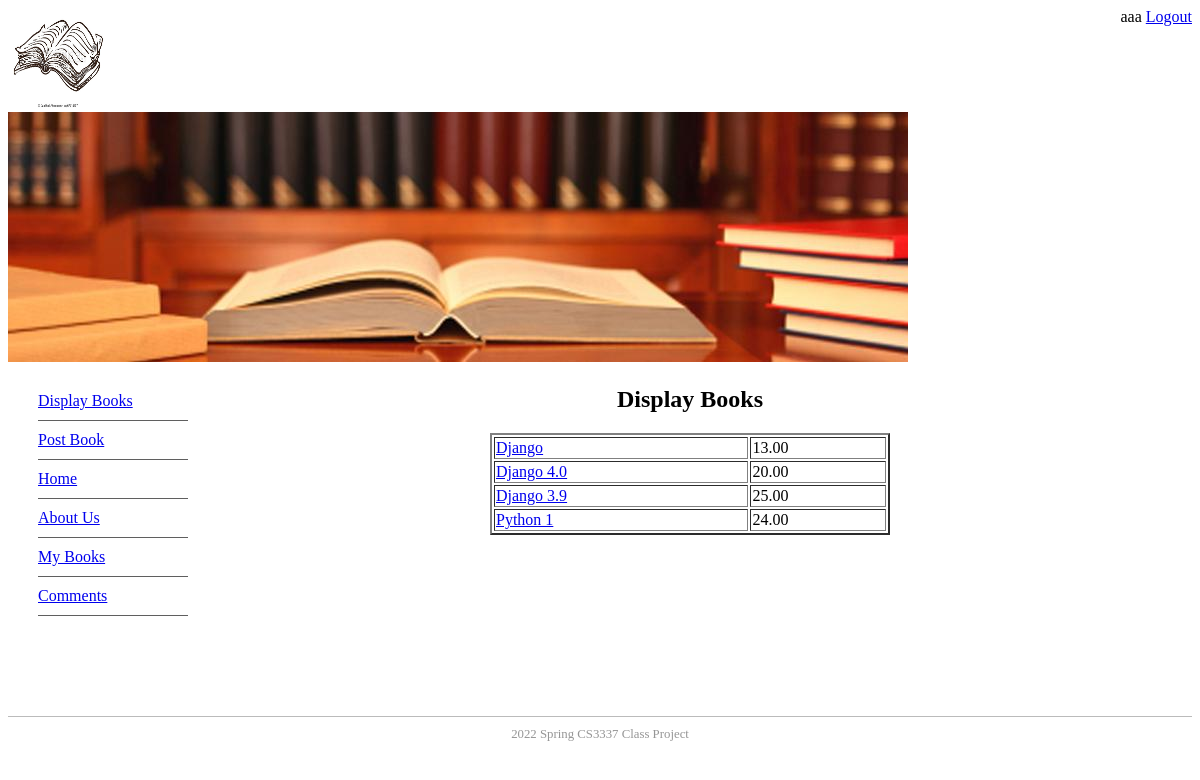
Screenshot of /displaybooks (signed in) with the database file from the repository.
### bookMng/models.py (models this page shows, shortened)
class MainMenu(models.Model):
    item = models.CharField(max_length=200, unique=True)
    link = models.CharField(max_length=200, unique=True)

class Book(models.Model):
    name = models.CharField(max_length=200)
    web = models.URLField(max_length=200)
    price = models.DecimalField(decimal_places=2, max_digits=8)
    publishdate = models.DateField(auto_now=True)
    picture = models.FileField(upload_to='bookEx/static/uploads')
    pic_path = models.CharField(max_length=300, editable=False, blank=True)
    username = models.ForeignKey(User, blank=True, null=True, on_delete=models.CASCADE)

### bookMng/views.py (the view)
# urls.py: path('displaybooks', views.displaybooks, name='displaybooks'),
@login_required(login_url=reverse_lazy('login'))
def displaybooks(request):
    books = Book.objects.all()
    for b in books:
        b.pic_path = b.picture.url[14:]
    return render(request,
                  "bookMng/displaybooks.html",
                  {
                      'item_list': MainMenu.objects.all(),
                      'books': books
                  }
                  )

### BookEx/templates/bookMng/displaybooks.html (shortened to what this page needs)
{% extends "base.html" %}
{% load static %}
{% block sidenav %}
  {% for item in item_list %}
       <li>
           <a href="{{ item.link }}"> {{ item.item }} </a>
       </li>
  {% endfor %}
{% endblock sidenav %}
{% block content %}
<h1 align="center"> Display Books </h1>
<table align="center" border="2"  width="400">
    {% for book in books %}
       <tr>
           <td>
               <a href="book_detail/{{ book.id }}"> {{ book.name }} </a>
           </td>
           <td>
               {{ book.price }}
           </td>
       </tr>
    {% endfor %}
</table>
{% endblock content %}

### BookEx/templates/base.html (shortened to what this page needs)
{% load static %}
<!DOCTYPE html>
<html lang="en">
<head>
    <link href="{% static 'main.css' %}" rel="stylesheet" type="text/css">
</head>
<body>
<header>
    <div>
        <img src="{% static 'logo.jpg' %}" width="100" height="100" />
        <span style="float: right;">
            {% if user.is_authenticated %}
                        {{ user.username }}
                        <a href="{% url 'logout' %}?next=/">Logout</a>
            {% else %}
                 Not Logged in
                 <a href="{% url 'login' %}?next=/">Login</a>
            {% endif %}
        </span>
    </div>
        <img src="{% static 'banner.jpg' %}" />
</header>
<aside id="leftsidebar">
    <nav id="nav">
        <ul>
            {% block sidenav %}{% endblock sidenav %}
        </ul>
    </nav>
</aside>
<section>
    {% block content %}{% endblock content %}
</section>
<footer id="footer">
    2022 Spring CS3337 Class Project
</footer>
</body>
</html>

### BookEx/static/main.css (style rules this page uses)
#leftsidebar { width: 180px; height: 350px; float: left; }
#nav li { padding-top: 10px; padding-bottom: 10px; font-size: 1em; list-style-type: none; border-bottom: thin solid #5f5f5f; color: #4c4c4c; left: 0px; list-style-position: inside; margin-left: -10px; }
#footer { text-align: center; font-size: 0.8em; margin-top: 5px; padding-top: 10px; padding-bottom: 10px; background-color: #FFFFFF; border-top: thin solid #BBBBBB; clear: both; color: #969696; }

### rows the page displays
MainMenu: item "Display Books"
MainMenu: item "Post Book"
MainMenu: item "Home"
MainMenu: item "About Us"
MainMenu: item "My Books"
MainMenu: item "Comments"
Book: name "Django", price "13.00"
Book: name "Django 4.0", price "20.00"
Book: name "Django 3.9", price "25.00"
Book: name "Python 1", price "24.00"

### other values shown
{{ user.username }} "aaa"
